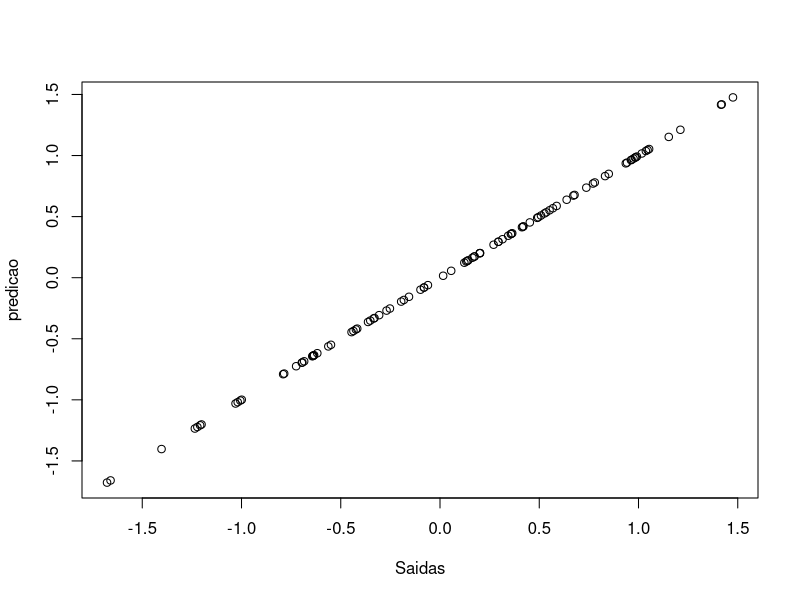
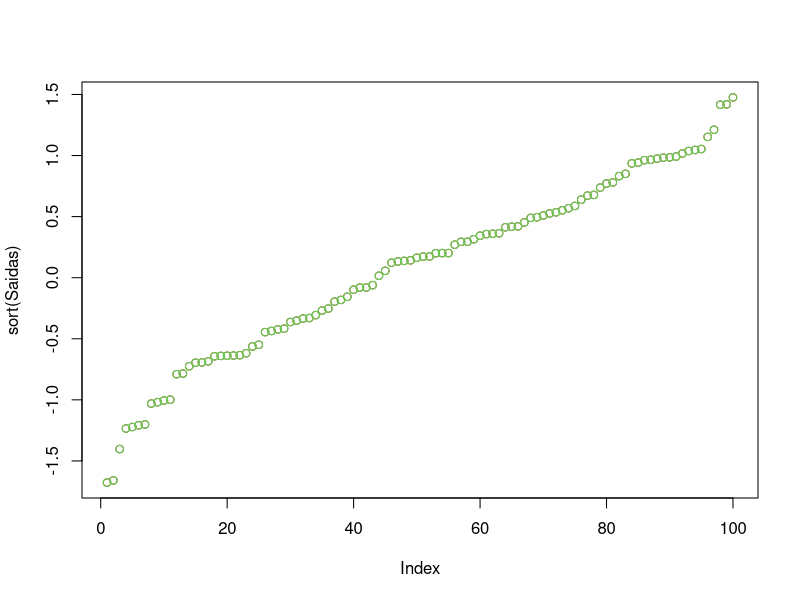
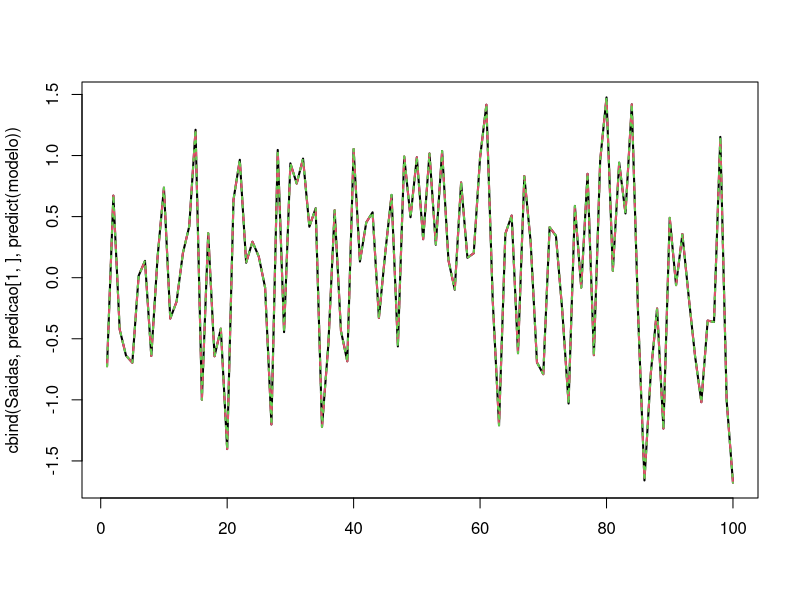

These charts were generated, in order, by the following R code:
# Perceptron para aprender portas logicas

rm(list = ls())

set.seed(1)

n = 100
nc = 2

xmin = -1
xmax = 1

Entradas = matrix(runif(n*nc, xmin, xmax), ncol = nc, byrow=TRUE)

Saidas = apply(Entradas, 1, function(x) sum(x))

Entradas = cbind(1, Entradas)

# Erro maximo
limiar = 0.1

max_epocas = 50

melhor_res = c(Inf, runif(3))

for(j in 1:100){
  pesos = runif(3)
  
  alfa = runif(1, 0, 1)
  
  pos = sample(nrow(Entradas))
  Entradas = Entradas[pos,]
  Saidas = Saidas[pos]
  
  for(epoca in 1:max_epocas){
    erro = 0
    
    for(i in 1:nrow(Entradas)){
      saida = sum(pesos * Entradas[i,])
      
      if(saida != Saidas[i]){
        erro = erro + ((Saidas[i] - saida)^2)
        pesos = pesos + alfa * (Saidas[i] - saida) * Entradas[i,]
      }
    }
    
    erro = erro/n
    
    cat("\nEpoca=", epoca, " MSE=", erro, " Pesos=", pesos, "\n")
    
    resultado = c(erro, epoca, j, alfa, pesos)
    
    if(erro < melhor_res[1]){
      melhor_res = resultado
    }
    
    if(erro < limiar){
      break
    }
    
  }
}

cat("\nMelhor Erro = ", melhor_res[1], " Epoca = ", melhor_res[2])
cat(" Alfa = ", melhor_res[4], " j = ", melhor_res[3])
cat(" pesos = ", melhor_res[-(1:4)])


predicao = melhor_res[-(1:4)] %*% t(Entradas)

plot(Saidas, predicao)
plot(sort(Saidas), col=3)
points(sort(predicao), col=2)

modelo = lm(Saidas ~ ., data=data.frame(Entradas[,-1]))
print(summary(modelo))

sum(modelo$residuals)

points(sort(predict(modelo)), col=3)

matplot(cbind(Saidas, predicao[1,], predict(modelo)), type="l", lwd=2)